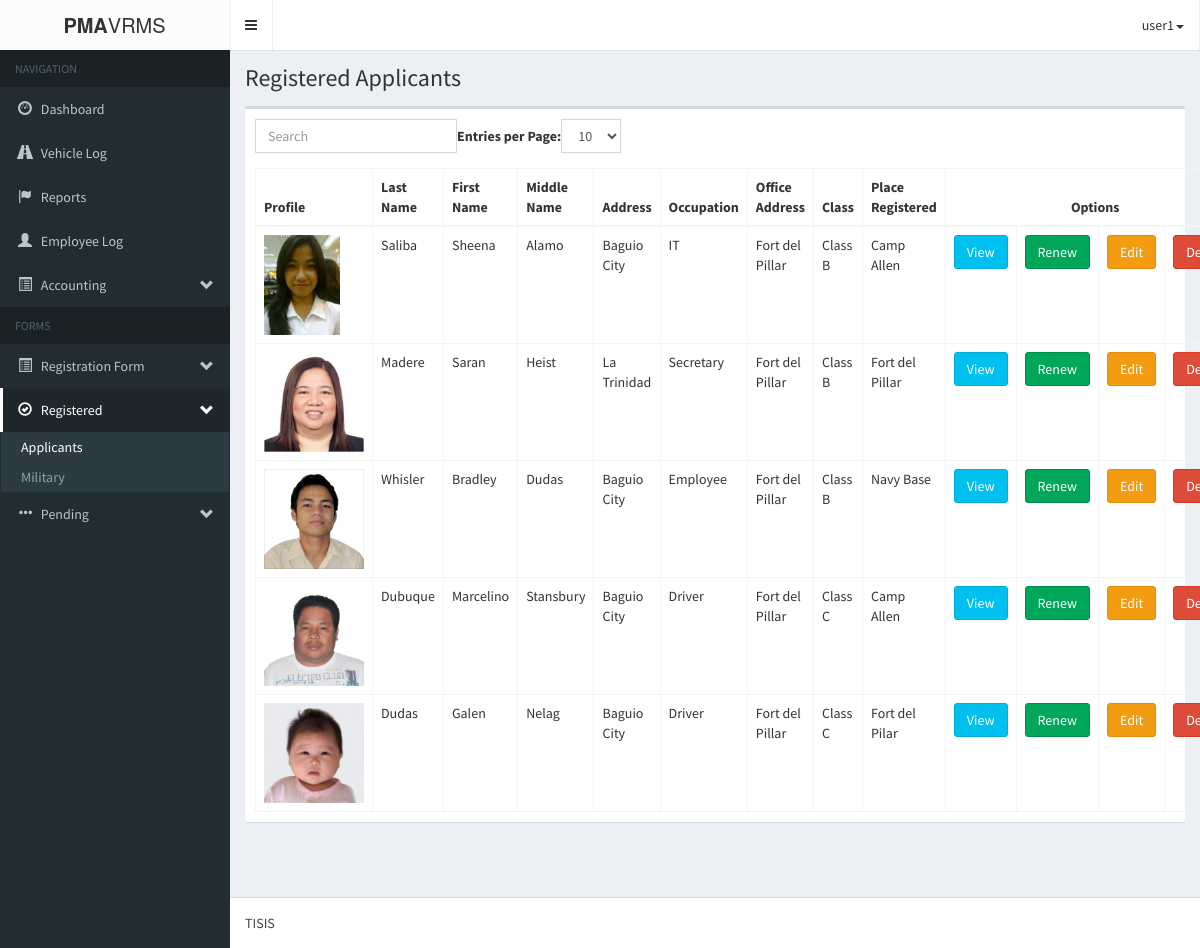
The app's page /pma-vrmsAdmin/registeredApplicant.php (signed in) with its own data.
### tables this page shows
CREATE TABLE IF NOT EXISTS `form1_applicantpd` (
  `a_applicantId` int(11) NOT NULL AUTO_INCREMENT,
  `a_profile` varchar(255) NOT NULL,
  `a_lastname` varchar(60) NOT NULL,
  `a_firstname` varchar(60) NOT NULL,
  `a_middlename` varchar(60) NOT NULL,
  `a_address` varchar(60) NOT NULL,
  `a_occupation` varchar(60) NOT NULL,
  `a_officeAddress` varchar(60) NOT NULL,
  `a_driversLicense` varchar(60) NOT NULL,
  `a_expirationDate` varchar(60) NOT NULL,
  `a_class` varchar(60) NOT NULL,
  `a_submitted_requirements` varchar(255) NOT NULL,
  `a_status` varchar(255) NOT NULL,
  `a_dateRegistered` datetime NOT NULL,
  `a_placeRegistered` varchar(65) NOT NULL,
  `a_vehicle_id` int(11) NOT NULL,
  `a_renew_status` int(11) NOT NULL,
  PRIMARY KEY (`a_applicantId`)
);

### pma-vrmsAdmin/login/session.php (called while the page is built, shortened)
<?php
	$dbc = mysqli_connect('localhost', 'root', '', 'pma-vrms');
	$user_check = $_SESSION['login_user'];
	$query = "SELECT username from admin_users
				WHERE username='$user_check'";
	$result = mysqli_query($dbc, $query)
				or die('Error querying database.');
	$row = mysqli_fetch_assoc($result);
	$login_session = $row['username'];
?>

### pma-vrmsAdmin/logic/registered_applicant_logic.php (called while the page is built, shortened)
<?php
	require_once('db/database.php');
	$database = new Database();
	$query = "SELECT form1_applicantpd.*, vehicle_information.* FROM form1_applicantpd JOIN vehicle_information ON form1_applicantpd.a_vehicle_id=vehicle_information.vehicleId WHERE form1_applicantpd.a_status='registered' AND form1_applicantpd.a_renew_status = '1' ORDER BY a_dateRegistered DESC";
	$database->execute($query);
	$applicants = array();
?>

### pma-vrmsAdmin/db/database.php (called while the page is built, shortened)
<?php
	class Database{
		private $database;
		private function connect(){
			$host			= 'localhost';
			$username		= 'root';
			$password		= '';
			$database_name	= 'pma-vrms';
			$port			= 3306;
			$this->database = mysqli_connect($host, $username, $password, $database_name, $port);
		}
		public function execute($query){
			$this->result = mysqli_query($this->database, $query) OR die(mysqli_error($this->database));
		}
	}
?>

### pma-vrmsAdmin/registeredApplicant.php (the view, shortened to what this page needs)
<?php
	include('login/session.php');
?>
<!DOCTYPE html>
<html>
<head>
	<link rel="stylesheet" href="bootstrap/css/bootstrap.min.css">
    <link rel="stylesheet" href="fonts/font-awesome.min.css">
    <link rel="stylesheet" href="css/style-main.min.css">
    <link rel="stylesheet" href="css/skin.min.css">
</head>
    <?php include('logic/registered_applicant_logic.php'); ?>
    <body class="hold-transition skin-black sidebar-mini">
    <div class="wrapper">
      <header class="main-header">
        <div class="logo">
          <span class="logo-lg"><b>PMA</b>VRMS</span>
        </div>
        <nav class="navbar navbar-static-top" role="navigation">
          <a href="#" class="sidebar-toggle" data-toggle="offcanvas" role="button">
          </a>
            <ul class="nav navbar-nav pull-right">
			<li class="drop-down">
				<a class="drop-down toggle" data-toggle="dropdown" href=""><?php echo $login_session; ?><span class="caret"></span></a>
			</li>
		</ul>
        </nav>
      </header>
      <aside class="main-sidebar">
        <section class="sidebar">
          <ul class="sidebar-menu">
            <li class="header">NAVIGATION</li>
            <li class=""><a href="index.php"><i class="glyphicon glyphicon-dashboard"></i> <span>Dashboard</span></a></li>
            <li><a href="vehicleLog.php"><i class="glyphicon glyphicon-road"></i> <span>Vehicle Log</span></a></li>
            <li><a href="reports.php"><i class="glyphicon glyphicon-flag"></i> <span>Reports</span></a></li>
            <li><a href="login/logbook_page.php"><i class="glyphicon glyphicon-user"></i> <span>Employee Log</span></a></li>
            <li class="treeview">
              <a href="#"><i class="glyphicon glyphicon-list-alt"></i> <span>Accounting</span> <i class="glyphicon glyphicon-chevron-down pull-right"></i></a>
            </li>
            <li class="header">FORMS</li>
            <li class="treeview">
              <a href="#"><i class="glyphicon glyphicon-list-alt"></i> <span>Registration Form</span> <i class="glyphicon glyphicon-chevron-down pull-right"></i></a>
            </li>
            <li class="treeview active">
              <a href="#"><i class="glyphicon glyphicon-ok-circle"></i> <span>Registered</span> <i class="glyphicon glyphicon-chevron-down pull-right"></i></a>
              <ul class="treeview-menu">
                <li class="active"><a href="registeredApplicant.php">Applicants</a></li>
                <li><a href="registeredAFP.php">Military</a></li>
              </ul>
            </li>
            <li class="treeview">
              <a href="#"><i class="glyphicon glyphicon-option-horizontal"></i> <span>Pending</span> <i class="glyphicon glyphicon-chevron-down pull-right"></i></a>
            </li>
          </ul>
        </section>
      </aside>
      <div class="content-wrapper">
        <section class="content-header">
          <h1>
            Registered Applicants
          </h1>
        </section>
        <section class="content">
        <div class="'container">
			<div class="row">
				<div class="col-md-12">
                    <div class="box">
                        <div class="box-body">
                            <table class="table table-bordered table-hover" id="bootstrap-table">
                                <thead>
                                    <th>Profile</th>
                                    <th>Last Name</th>
                                    <th>First Name</th>
                                    <th>Middle Name</th>
                                    <th>Address</th>
                                    <th>Occupation</th>
                                    <th>Office Address</th>
                                    <th>Class</th>
                                    <th>Place Registered</th>
                                    <th colspan=4 style="text-align:center">Options</th>
                                </thead>
                                <tbody>
                                    <?php
                                    foreach ($applicants as $key => $applicant) {
                                        echo <<<DATA
                                        <tr id='applicant_$key'>
                                            <td><img src='img/profile/applicant/$applicant[a_profile]' height='100px;'></td>
                                            <td>$applicant[a_lastname]</td>
                                            <td>$applicant[a_firstname]</td>
                                            <td>$applicant[a_middlename]</td>
                                            <td>$applicant[a_address]</td>
                                            <td>$applicant[a_occupation]</td>
                                            <td>$applicant[a_officeAddress]</td>
                                            <td style='display:none'>$applicant[a_driversLicense]</td>
                                            <td style='display:none'>$applicant[a_expirationDate]</td>
                                            <td>$applicant[a_class]</td>
                                            <td>$applicant[a_placeRegistered]</td>
                                            <td style='display:none'>$applicant[wheels]</td>
                                            <td style='display:none'>$applicant[vehicleMake]</td>
                                            <td style='display:none'>$applicant[plateNo]</td>
                                            <td style='display:none'>$applicant[yearModel]</td>
                                            <td style='display:none'>$applicant[color]</td>
                                            <td style='display:none'>$applicant[motorNo]</td>
                                            <td style='display:none'>$applicant[chassisNo]</td>
                                            <td style='display:none'>$applicant[stickerNo]</td>
                                            <td><button class="btn btn-info" data-toggle='modal' data-target='#view_form1' onclick="view_form1($key, 'img/profile/applicant/$applicant[a_profile]')">View</button></td>
                                            <td><button class="btn btn-success" data-toggle='modal' data-target='#renew_applicant' onclick='renew_applicant($applicant[a_applicantId])'>Renew</button></td>
                                            <td><button class="btn btn-warning" data-toggle='modal' data-target='#edit_form1' onclick='edit_form1($key)'>Edit</button></td>
                                            <td><button class="btn btn-danger" data-toggle='modal' data-target='#delete_form1' onclick='delete_form1($key)'>Delete</button></td>
                                        </tr>
DATA;
                                    }
                                    ?>
                                </tbody>
                            </table>
                        </div>
                    </div>
                </div>
			</div>
		</div>
        </section>
        <br/><br/>
        </div>
      <footer class="main-footer">
        TISIS
      </footer>
    </div>
</body>
</html>

### records on screen
form1_applicantpd: a_profile (picture), a_lastname "Saliba", a_firstname "Sheena", a_middlename "Alamo", a_address "Baguio City", a_occupation "IT", a_officeAddress "Fort del Pillar", a_class "Class B", a_placeRegistered "Camp Allen"
form1_applicantpd: a_profile (picture), a_lastname "Madere", a_firstname "Saran", a_middlename "Heist", a_address "La Trinidad", a_occupation "Secretary", a_officeAddress "Fort del Pillar", a_class "Class B", a_placeRegistered "Fort del Pillar"
form1_applicantpd: a_profile (picture), a_lastname "Whisler", a_firstname "Bradley", a_middlename "Dudas", a_address "Baguio City", a_occupation "Employee", a_officeAddress "Fort del Pillar", a_class "Class B", a_placeRegistered "Navy Base"
form1_applicantpd: a_profile (picture), a_lastname "Dubuque", a_firstname "Marcelino", a_middlename "Stansbury", a_address "Baguio City", a_occupation "Driver", a_officeAddress "Fort del Pillar", a_class "Class C", a_placeRegistered "Camp Allen"
form1_applicantpd: a_profile (picture), a_lastname "Dudas", a_firstname "Galen", a_middlename "Nelag", a_address "Baguio City", a_occupation "Driver", a_officeAddress "Fort del Pillar", a_class "Class C", a_placeRegistered "Fort del Pilar"

### other values on screen
$login_session "user1"
